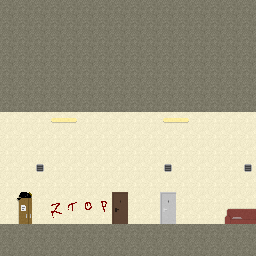

This game map was drawn from its Tiled (.tmx) file and the tilesets committed beside it. A one-line description and the full map source follow:
An orthogonal 16x16 tile map with 16x16 px tiles, 2 tile layers (Tile Layer 1, Tile Layer 2), 6 tilesets.

<map version="1.9" tiledversion="1.9.2" orientation="orthogonal" renderorder="right-down" width="16" height="16" tilewidth="16" tileheight="16" infinite="0" nextlayerid="3" nextobjectid="1">
 <tileset firstgid="1" name="Main" tilewidth="16" tileheight="16" tilecount="1850" columns="50">
  <image source="horror_sidescroller_assets/tileset.png" width="800" height="600" />
 </tileset>
 <tileset firstgid="1851" name="Obj" tilewidth="16" tileheight="16" tilecount="2" columns="1">
  <image source="horror_sidescroller_assets/standalone_assets/closet.png" width="23" height="37" />
 </tileset>
 <tileset firstgid="1853" name="Door" tilewidth="16" tileheight="16" tilecount="2" columns="1">
  <image source="horror_sidescroller_assets/standalone_assets/door_wooden.png" width="18" height="32" />
 </tileset>
 <tileset firstgid="1855" name="Bed" tilewidth="10" tileheight="10" tilecount="3" columns="3">
  <image source="horror_sidescroller_assets/standalone_assets/bed.png" width="36" height="11" />
 </tileset>
 <tileset firstgid="1858" name="Bed1" tilewidth="16" tileheight="16" tilecount="2" columns="2">
  <image source="horror_sidescroller_assets/standalone_assets/sofa_red_pillows.png" width="45" height="19" />
 </tileset>
 <tileset firstgid="1860" name="Door1" tilewidth="16" tileheight="16" tilecount="2" columns="1">
  <image source="horror_sidescroller_assets/standalone_assets/door.png" width="18" height="32" />
 </tileset>
 <layer id="1" name="Tile Layer 1" width="16" height="16">
  <data encoding="csv">
2,2,2,2,2,2,2,2,2,2,2,2,2,2,2,2,
2,2,2,2,2,2,2,2,2,2,2,2,2,2,2,2,
2,2,2,2,2,2,2,2,2,2,2,2,2,2,2,2,
2,2,2,2,2,2,2,2,2,2,2,2,2,2,2,2,
2,2,2,2,2,2,2,2,2,2,2,2,2,2,2,2,
2,2,2,2,2,2,2,2,2,2,2,2,2,2,2,2,
2,2,2,2,2,2,2,2,2,2,2,2,2,2,2,2,
2,2,2,2,2,2,2,2,2,2,2,2,2,2,2,2,
2,2,2,2,2,2,2,2,2,2,2,2,2,2,2,2,
2,2,2,2,2,2,2,2,2,2,2,2,2,2,2,2,
2,2,2,2,2,2,2,2,2,2,2,2,2,2,2,2,
2,2,2,2,2,2,2,2,2,2,2,2,2,2,2,2,
2,2,2,2,2,2,2,2,2,2,2,2,2,2,2,2,
2,2,2,2,2,2,2,2,2,2,2,2,2,2,2,2,
1,1,1,1,1,1,1,1,1,1,1,1,1,1,1,1,
1,1,1,1,1,1,1,1,1,1,1,1,1,1,1,1
</data>
 </layer>
 <layer id="2" name="Tile Layer 2" width="16" height="16">
  <data encoding="csv">
1,1,1,1,1,1,1,1,1,1,1,1,1,1,1,1,
1,1,1,1,1,1,1,1,1,1,1,1,1,1,1,1,
1,1,1,1,1,1,1,1,1,1,1,1,1,1,1,1,
1,1,1,1,1,1,1,1,1,1,1,1,1,1,1,1,
1,1,1,1,1,1,1,1,1,1,1,1,1,1,1,1,
1,1,1,1,1,1,1,1,1,1,1,1,1,1,1,1,
1,1,1,1,1,1,1,1,1,1,1,1,1,1,1,1,
0,0,0,107,108,0,0,0,0,0,107,108,0,0,0,0,
0,0,0,0,2,2,2,0,0,0,0,0,0,0,0,0,
0,0,0,0,2,2,2,0,2,0,0,0,0,0,0,0,
0,0,51,2,2,2,2,2,0,0,51,0,0,0,0,51,
2,0,2,2,2,2,2,2,2,2,0,2,0,2,2,0,
0,1851,0,32,26,21,22,1853,0,0,1860,0,0,2,0,0,
0,1852,0,82,76,71,72,1854,0,0,1861,0,0,0,1858,1859,
0,0,0,0,0,0,0,0,0,0,0,0,0,0,0,0,
0,0,0,0,0,0,0,0,0,0,0,0,0,0,0,0
</data>
 </layer>
</map>
